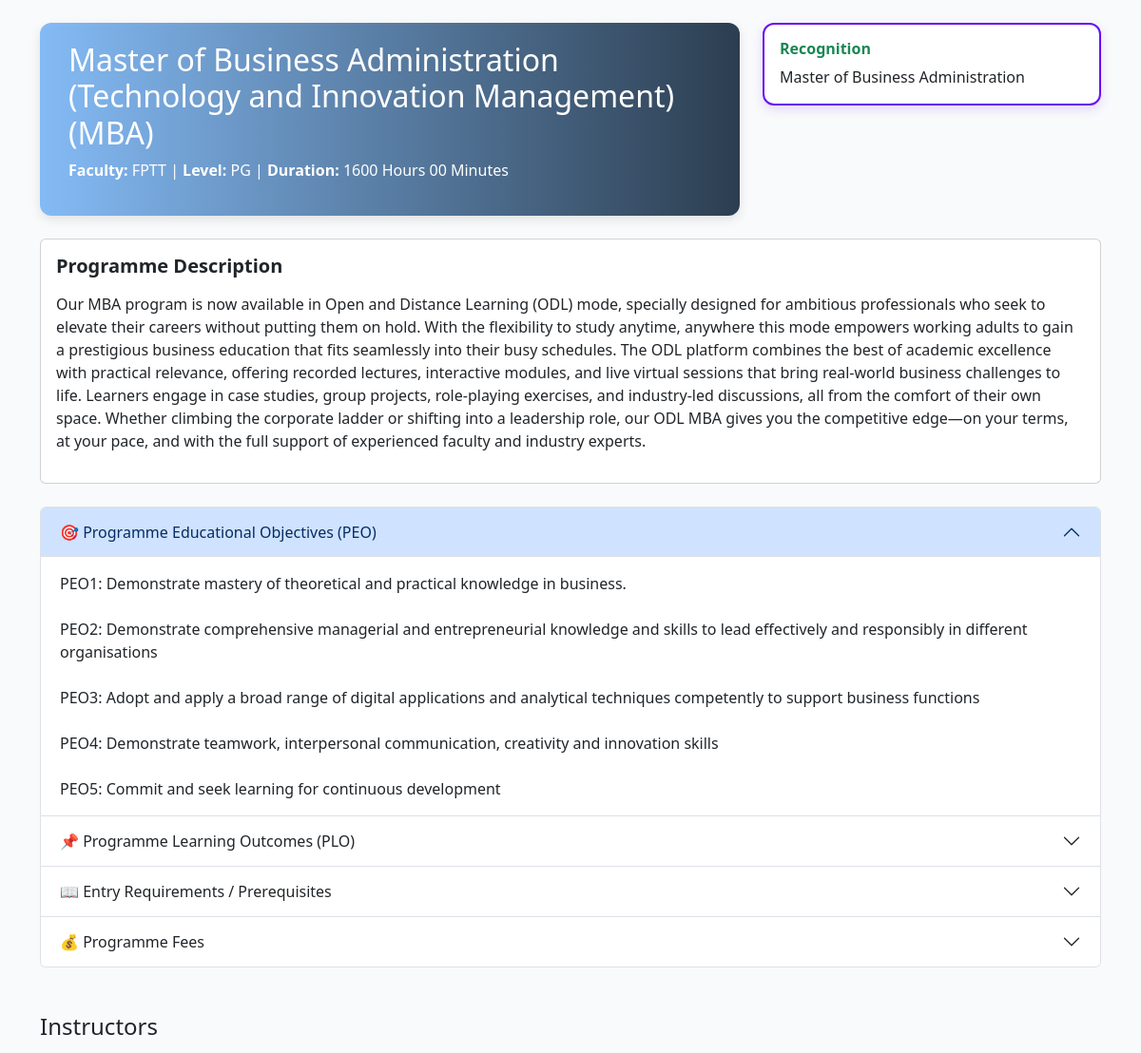
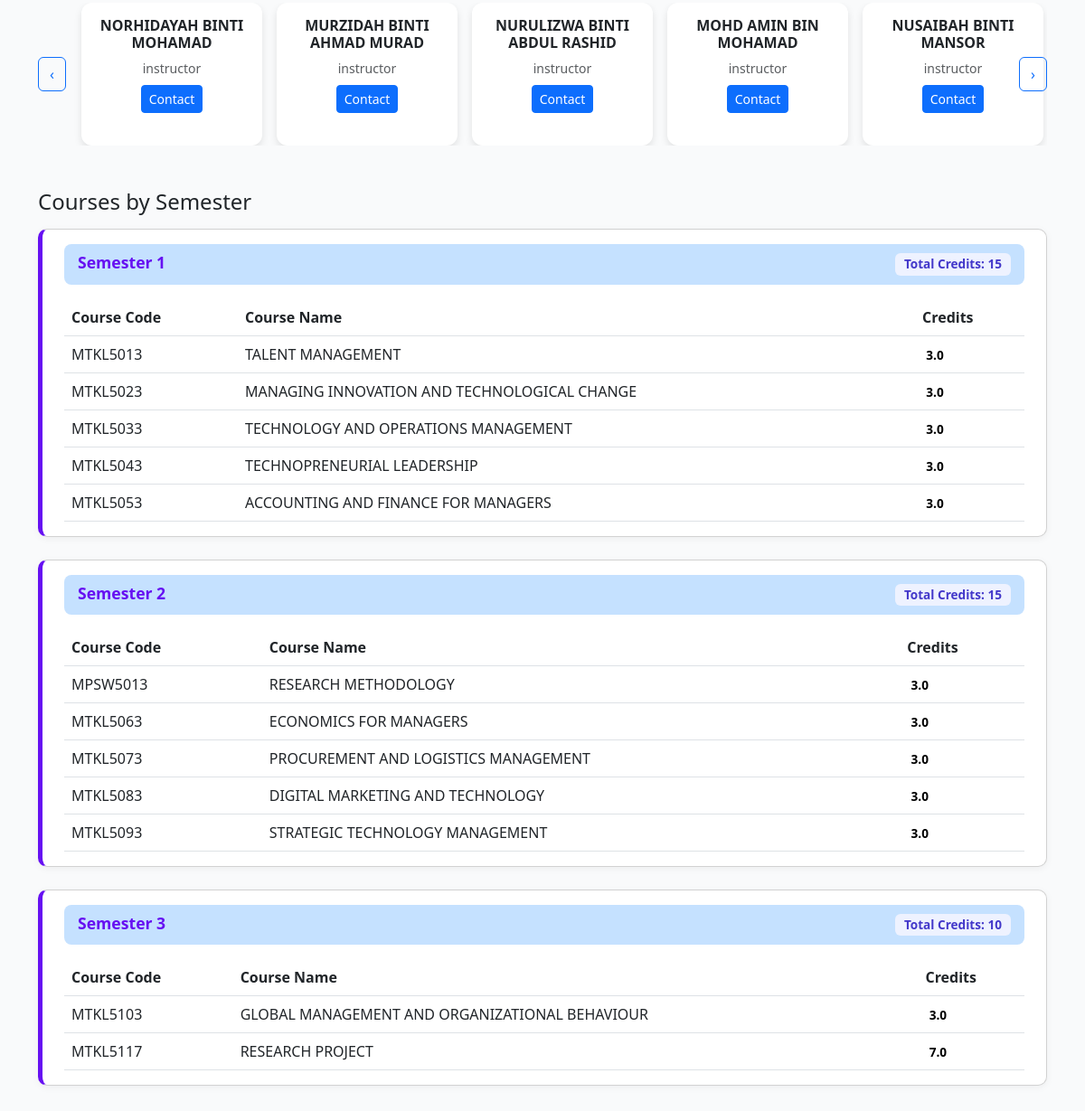
Screenshot of /odlprogram_detail.php?id=40 with the database file from the repository (2 pictures, top to bottom).
### tables this page shows
CREATE TABLE `program_details` (
  `id` int(11) NOT NULL,
  `program_id` int(11) NOT NULL,
  `duration` varchar(255) DEFAULT NULL,
  `date_published` date DEFAULT NULL,
  `recognition` text DEFAULT NULL,
  `prerequisite` text DEFAULT NULL,
  `PLO` text DEFAULT NULL,
  `PEO` text DEFAULT NULL,
  `description` text DEFAULT NULL,
  `feesft_local` decimal(10,2) DEFAULT NULL,
  `feesft_international` decimal(10,2) DEFAULT NULL,
  `feespt_local` decimal(10,2) DEFAULT NULL,
  `feespt_international` decimal(10,2) DEFAULT NULL
);

CREATE TABLE `programs` (
  `id` int(11) NOT NULL,
  `faculty` varchar(100) DEFAULT NULL,
  `program_name` varchar(255) DEFAULT NULL,
  `program_code` varchar(20) DEFAULT NULL,
  `ugpg` varchar(10) DEFAULT NULL,
  `target` int(11) DEFAULT NULL,
  `achieve` int(11) DEFAULT NULL,
  `partial_accreditation` varchar(100) DEFAULT NULL,
  `full_accreditation` varchar(100) DEFAULT NULL,
  `mod_penyampaian` enum('conventional','odl') DEFAULT NULL
);

CREATE TABLE `instructors` (
  `id` int(11) NOT NULL,
  `name` varchar(255) NOT NULL,
  `email` varchar(255) DEFAULT NULL,
  `phone` varchar(50) DEFAULT NULL,
  `designation` varchar(100) NOT NULL,
  `program_id` int(11) NOT NULL
);

### odlprogram_detail.php (the view, shortened to what this page needs)
<?php
include 'connect.php';
$program_id = $_GET['id'] ?? 0;
$sql = "
    SELECT
        p.id,
        p.faculty,
        p.program_name,
        p.program_code,
        p.ugpg,
        p.target,
        p.partial_accreditation,
        p.full_accreditation,
        p.mod_penyampaian,
        pd.duration,
        pd.recognition,
        pd.prerequisite,
        pd.plo,
        pd.peo,
        pd.description,
        pd.feesft_local,
        pd.feesft_international,
        pd.feespt_local,
        pd.feespt_international,
        i.name AS coordinator_name,
        i.email AS coordinator_email
    FROM programs p
    LEFT JOIN program_details pd ON p.id = pd.program_id
    LEFT JOIN instructors i ON i.program_id = p.id AND i.designation = 'coordinator'
    WHERE p.id = $program_id
";
$program = $conn->query($sql)->fetch_assoc();
$instructors_sql = "
    SELECT name, email, designation
    FROM instructors
    WHERE program_id = $program_id AND designation <> 'coordinator'
";
$instructors = $conn->query($instructors_sql);
$courses_sql = "
    SELECT c.course_code, c.course_name, c.credit_hours, sc.sem_no
    FROM courses c
    JOIN semester_course sc ON c.id = sc.course_id
    WHERE sc.program_id = $program_id
    ORDER BY sc.sem_no ASC, c.course_code ASC
";
$courses = $conn->query($courses_sql);
?>
<!DOCTYPE html>
<html lang="en">
<head>
  <link href="https://cdn.jsdelivr.net/npm/bootstrap@5.3.0/dist/css/bootstrap.min.css" rel="stylesheet" />
</head>
<body>
<div class="container py-4">
  <div class="row mb-4">
    <div class="col-lg-8">
      <div class="program-header h-100">
        <h2><?= htmlspecialchars($program['program_name']) ?> (<?= htmlspecialchars($program['program_code']) ?>)</h2>
        <p><strong>Faculty:</strong> <?= htmlspecialchars($program['faculty']) ?> |
           <strong>Level:</strong> <?= htmlspecialchars($program['ugpg']) ?> |
           <strong>Duration:</strong> <?= htmlspecialchars($program['duration']) ?></p>
      </div>
    </div>
    <div class="col-lg-4 d-flex flex-column gap-3 mt-3 mt-lg-0">
      <?php if (!empty($program['recognition'])): ?>
      <div class="coordinator-card p-3">
        <h6 class="text-success">Recognition</h6>
        <p class="mb-0"><?= htmlspecialchars($program['recognition']) ?></p>
      </div>
      <?php endif; ?>
    </div>
  </div>
  <?php if (!empty($program['description'])): ?>
  <div class="card mb-4">
    <div class="card-body">
      <h5 class="fw-bold mb-3">Programme Description</h5>
      <p><?= nl2br(htmlspecialchars($program['description'])) ?></p>
    </div>
  </div>
  <?php endif; ?>
  <div class="accordion mb-5" id="programExtras">
    <?php if (!empty($program['peo'])): ?>
    <div class="accordion-item">
      <h2 class="accordion-header" id="headingPEO">
        <button class="accordion-button" type="button" data-bs-toggle="collapse" data-bs-target="#collapsePEO">
          🎯 Programme Educational Objectives (PEO)
        </button>
      </h2>
      <div id="collapsePEO" class="accordion-collapse collapse show">
        <div class="accordion-body"><?= nl2br(htmlspecialchars($program['peo'])) ?></div>
      </div>
    </div>
    <?php endif; ?>
    <?php if (!empty($program['plo'])): ?>
    <div class="accordion-item">
      <h2 class="accordion-header" id="headingPLO">
        <button class="accordion-button collapsed" type="button" data-bs-toggle="collapse" data-bs-target="#collapsePLO">
          📌 Programme Learning Outcomes (PLO)
        </button>
      </h2>
    </div>
    <?php endif; ?>
    <?php if (!empty($program['prerequisite'])): ?>
    <div class="accordion-item">
      <h2 class="accordion-header" id="headingPrereq">
        <button class="accordion-button collapsed" type="button" data-bs-toggle="collapse" data-bs-target="#collapsePrereq">
          📖 Entry Requirements / Prerequisites
        </button>
      </h2>
    </div>
    <?php endif; ?>
    <div class="accordion-item">
      <h2 class="accordion-header" id="headingFees">
        <button class="accordion-button collapsed" type="button" data-bs-toggle="collapse" data-bs-target="#collapseFees">
          💰 Programme Fees
        </button>
      </h2>
    </div>
  </div>
  <?php if ($instructors->num_rows > 0): ?>
  <h4 class="mb-3">Instructors</h4>
  <div class="position-relative mb-5">
    <button class="btn btn-outline-primary position-absolute top-50 start-0 translate-middle-y"
            id="instructorPrev" style="z-index: 2;">
      ‹
    </button>
    <div class="d-flex overflow-auto" id="instructorCarousel" style="scroll-behavior: smooth; gap: 1rem; padding: 0 3rem;">
      <?php while ($ins = $instructors->fetch_assoc()): ?>
        <div class="instructor-card p-3">
          <h6 class="fw-bold"><?= htmlspecialchars($ins['name']) ?></h6>
          <p class="text-muted small mb-2"><?= htmlspecialchars($ins['designation']) ?></p>
          <a href="mailto:<?= htmlspecialchars($ins['email']) ?>" class="btn btn-sm btn-primary">Contact</a>
        </div>
      <?php endwhile; ?>
    </div>
    <button class="btn btn-outline-primary position-absolute top-50 end-0 translate-middle-y"
            id="instructorNext" style="z-index: 2;">
      ›
    </button>
  </div>
  <?php endif; ?>
  <h4 class="mb-3">Courses by Semester</h4>
  <?php
  $semester_courses = [];
  if ($courses->num_rows > 0) {
      while ($row = $courses->fetch_assoc()) {
          $sem = $row['sem_no'];
          $semester_courses[$sem][] = $row;
      }
      foreach ($semester_courses as $sem => $courses_arr) {
          $total_credits = array_sum(array_column($courses_arr, 'credit_hours'));
          echo "<div class='card semester-card'>";
          echo "<h6>Semester " . htmlspecialchars($sem) . " <span class='badge-total'>Total Credits: " . htmlspecialchars($total_credits) . "</span></h6>";
          echo "<table class='table table-hover mb-0'>";
          echo "<thead><tr><th>Course Code</th><th>Course Name</th><th>Credits</th></tr></thead><tbody>";
          foreach ($courses_arr as $course) {
              echo "<tr>
                      <td>" . htmlspecialchars($course['course_code']) . "</td>
                      <td>" . htmlspecialchars($course['course_name']) . "</td>
                      <td><span class='badge-credit'>" . htmlspecialchars($course['credit_hours']) . "</span></td>
                    </tr>";
          }
          echo "</tbody></table></div>";
      }
  } else {
      echo "<p>No courses found for this program.</p>";
  }
  ?>
</div>
</body>
</html>

### odlprogram_detail.php (style rules this page uses)
body { background: #f9fafb; font-family: 'Segoe UI', Tahoma, Geneva, Verdana, sans-serif; }
.program-header { background: linear-gradient(90deg, #2a8af190, #2c3e50); color: white; border-radius: 12px; padding: 20px 30px; box-shadow: 0 4px 12px rgba(0,0,0,0.1); }
.coordinator-card { border: 2px solid #6610f2; border-radius: 12px; box-shadow: 0 4px 12px rgba(102,16,242,0.15); background: #fff; }
.coordinator-card h6 { font-weight: 700; margin-bottom: 0.5rem; }
.semester-card { border-left: 5px solid #6610f2; border-radius: 10px; margin-bottom: 25px; background: #fff; padding: 1rem 1.5rem; box-shadow: 0 2px 8px rgba(0,0,0,0.05); }
.semester-card h6 { background: #99caff90; padding: 10px 15px; border-radius: 8px; font-weight: 700; font-size: 1.1rem; color: #6610f2; display: flex; justify-content: space-between; margin-bottom: 1rem; }
.badge-credit { color: #000 !important; font-size: 0.85rem; font-weight: 600; display: inline-block; min-width: 28px; text-align: center; }
.badge-total { background: #eef2ff; color: #4338ca; font-weight: 600; border-radius: 6px; padding: 4px 10px; font-size: 0.85rem; }
.instructor-card { border-radius: 12px; overflow: hidden; text-align: center; transition: 0.3s; box-shadow: 0 4px 8px rgba(0,0,0,0.1); background: #fff; min-width: 200px; max-width: 200px; flex: 0 0 auto; }

### rows the page displays
program_details: program.program_name "Master of Business Administration (Technology and Innovation Management)", program.program_code "MBA", program.faculty "FPTT", program.ugpg "PG", duration "1600 Hours 00 Minutes", recognition "Master of Business Administration", description "Our MBA program is now available in Open and Distance Learning (ODL) mode, specially designed for ambitious professionals who seek to elevate their careers without putting them on hold. With the flexibility to study anytime, anywhere this mode empowers working adults to gain a prestigious business education that fits seamlessly into their busy schedules. The ODL platform combines the best of academic excellence with practical relevance, offering recorded lectures, interactive modules, and live virtual sessions that bring real-world business challenges to life. Learners engage in case studies, group projects, role-playing exercises, and industry-led discussions, all from the comfort of their…", PEO "PEO1: Demonstrate mastery of theoretical and practical knowledge in business. PEO2: Demonstrate comprehensive managerial and entrepreneurial knowledge and skills to lead effectively and responsibly in different organisations PEO3: Adopt and apply a broad range of digital applications and analytical techniques competently to support business functions PEO4: Demonstrate teamwork, interpersonal communication, creativity and innovation skills PEO5: Commit and seek learning for continuous development"
instructors: name "NORHIDAYAH BINTI MOHAMAD", designation "instructor"
instructors: name "MURZIDAH BINTI AHMAD MURAD", designation "instructor"
instructors: name "NURULIZWA BINTI ABDUL RASHID", designation "instructor"
instructors: name "MOHD AMIN BIN MOHAMAD", designation "instructor"
instructors: name "NUSAIBAH BINTI MANSOR", designation "instructor"

### other values shown
$sem "1"
$total_credits "15"
$course['course_code'] "MTKL5013"
$course['course_name'] "TALENT MANAGEMENT"
$course['credit_hours'] "3.0"
$course['course_code'] "MTKL5023"
$course['course_name'] "MANAGING INNOVATION AND TECHNOLOGICAL CHANGE"
$course['course_code'] "MTKL5033"
$course['course_name'] "TECHNOLOGY AND OPERATIONS MANAGEMENT"
$course['course_code'] "MTKL5043"
$course['course_name'] "TECHNOPRENEURIAL LEADERSHIP"
$course['course_code'] "MTKL5053"
$course['course_name'] "ACCOUNTING AND FINANCE FOR MANAGERS"
$sem "2"
$course['course_code'] "MPSW5013"
